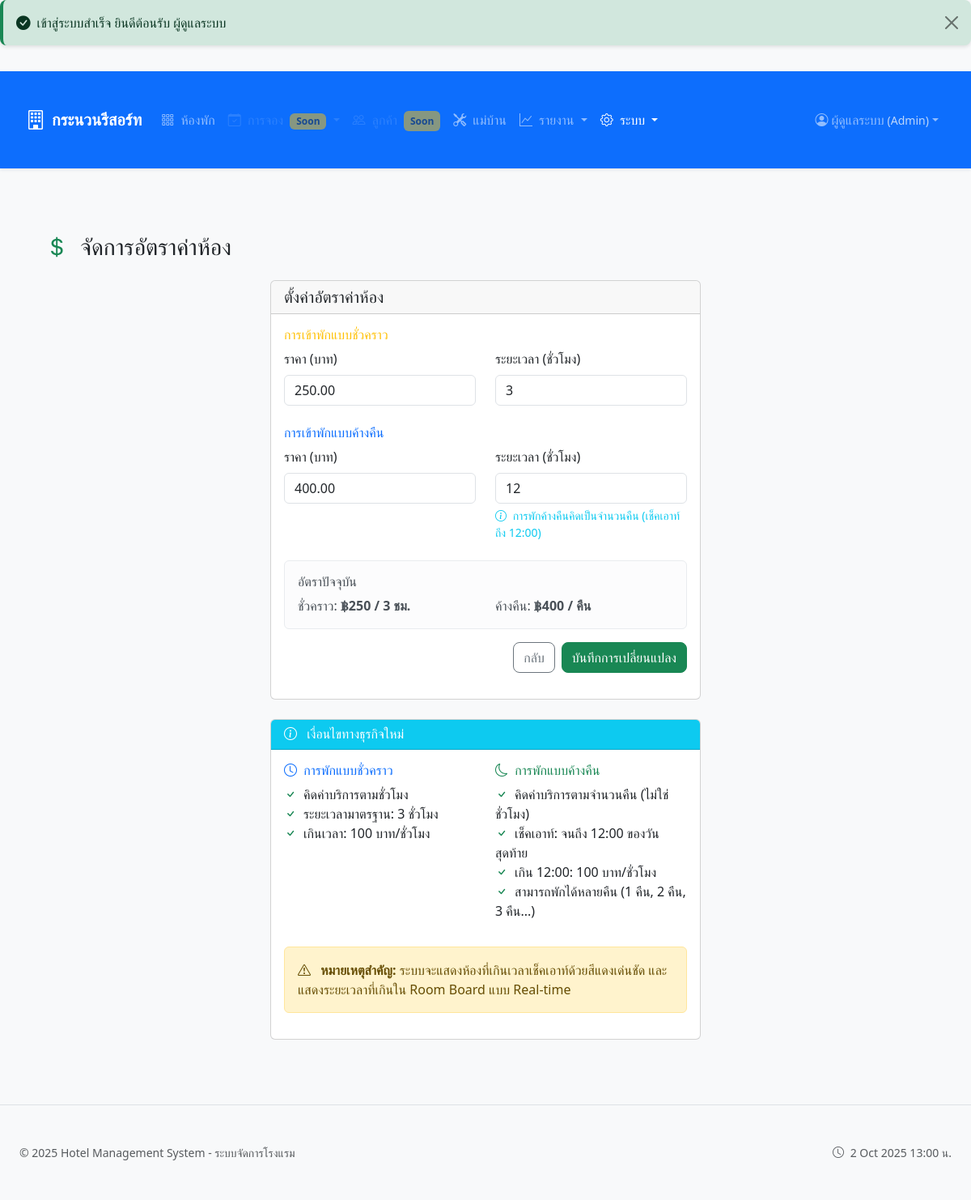
/?r=system.rates (signed in), run on the app's committed database.
### tables this page shows
CREATE TABLE `hotel_settings` (
  `id` int(10) UNSIGNED NOT NULL,
  `setting_key` varchar(255) NOT NULL,
  `setting_value` text DEFAULT NULL,
  `setting_type` enum('text','number','boolean','json') DEFAULT 'text',
  `description` text DEFAULT NULL,
  `created_at` timestamp NOT NULL DEFAULT current_timestamp(),
  `updated_by` int(10) UNSIGNED DEFAULT NULL,
  `updated_at` timestamp NOT NULL DEFAULT current_timestamp() ON UPDATE current_timestamp()
);

CREATE TABLE `room_rates` (
  `id` int(10) UNSIGNED NOT NULL,
  `rate_type` enum('short','overnight') NOT NULL,
  `price` decimal(10,2) NOT NULL,
  `duration_hours` int(11) NOT NULL,
  `is_active` tinyint(1) DEFAULT 1,
  `created_at` timestamp NOT NULL DEFAULT current_timestamp(),
  `updated_at` timestamp NOT NULL DEFAULT current_timestamp() ON UPDATE current_timestamp()
);

### system/rates_simple.php (the view, shortened to what the rows shown need)
<?php
require_once __DIR__ . '/../includes/helpers.php';
require_once __DIR__ . '/../includes/auth.php';
try {
    $pdo = getDatabase();
    $stmt = $pdo->query("SELECT * FROM room_rates WHERE is_active = 1");
    $rates = $stmt->fetchAll(PDO::FETCH_ASSOC);
    $shortRate = ['price' => 200, 'duration_hours' => 3];
    $overnightRate = ['price' => 350, 'duration_hours' => 12];
    foreach ($rates as $rate) {
        if ($rate['rate_type'] === 'short') {
            $shortRate = $rate;
        } elseif ($rate['rate_type'] === 'overnight') {
            $overnightRate = $rate;
        }
    }
} catch (Exception $e) {
    flash_error('เกิดข้อผิดพลาด: ' . $e->getMessage());
    $shortRate = ['price' => 200, 'duration_hours' => 3];
    $overnightRate = ['price' => 350, 'duration_hours' => 12];
}
require_once __DIR__ . '/../templates/layout/header.php';
?>
<div class="container-fluid">
    <div class="row">
        <div class="col-12">
            <h1 class="h3 mb-4">
                <i class="bi bi-currency-dollar text-success me-2"></i>
                จัดการอัตราค่าห้อง
            </h1>
            <div class="row">
                <div class="col-lg-6 mx-auto">
                    <div class="card">
                        <div class="card-body">
                            <form method="POST">
                                <div class="mb-4">
                                    <div class="row">
                                        <div class="col-6">
                                            <label class="form-label">ราคา (บาท)</label>
                                            <input type="number" class="form-control" name="short_price"
                                                   value="<?php echo $shortRate['price']; ?>" min="0" step="0.01" required>
                                        </div>
                                        <div class="col-6">
                                            <label class="form-label">ระยะเวลา (ชั่วโมง)</label>
                                            <input type="number" class="form-control" name="short_hours"
                                                   value="<?php echo $shortRate['duration_hours']; ?>" min="1" max="24" required>
                                        </div>
                                    </div>
                                </div>
                                <div class="mb-4">
                                    <div class="row">
                                        <div class="col-6">
                                            <label class="form-label">ราคา (บาท)</label>
                                            <input type="number" class="form-control" name="overnight_price"
                                                   value="<?php echo $overnightRate['price']; ?>" min="0" step="0.01" required>
                                        </div>
                                        <div class="col-6">
                                            <label class="form-label">ระยะเวลา (ชั่วโมง)</label>
                                            <input type="number" class="form-control" name="overnight_hours"
                                                   value="<?php echo $overnightRate['duration_hours']; ?>" min="1" max="24" required readonly>
                                            <div class="form-text text-info">
                                                <i class="bi bi-info-circle me-1"></i>
                                                การพักค้างคืนคิดเป็นจำนวนคืน (เช็คเอาท์ถึง 12:00)
                                            </div>
                                        </div>
                                    </div>
                                </div>
                                <div class="alert alert-light">
                                    <div class="row">
                                        <div class="col-6">
                                            ชั่วคราว: <strong>฿<?php echo number_format($shortRate['price']); ?> / <?php echo $shortRate['duration_hours']; ?> ชม.</strong>
                                        </div>
                                        <div class="col-6">
                                            ค้างคืน: <strong>฿<?php echo number_format($overnightRate['price']); ?> / คืน</strong>
                                        </div>
                                    </div>
                                </div>
                            </form>
                        </div>
                    </div>
                </div>
            </div>
        </div>
    </div>
</div>
<?php require_once __DIR__ . '/../templates/layout/footer.php'; ?>

### templates/partials/navbar.php (shortened to what the rows shown need)
<?php
$currentUser = currentUser();
$isLoggedIn = isLoggedIn();
$userRole = $currentUser['role'] ?? null;
$currentRoute = $_GET['r'] ?? 'home';
$hotelName = 'Hotel Management';
try {
    if (function_exists('getDatabase')) {
        $pdo = getDatabase();
        $stmt = $pdo->query("SELECT setting_value FROM hotel_settings WHERE setting_key = 'hotel_name' LIMIT 1");
        $result = $stmt->fetch();
        if ($result && !empty($result['setting_value'])) {
            $hotelName = $result['setting_value'];
        }
    }
} catch (Exception $e) {
}
?>
<nav class="navbar navbar-expand-lg navbar-dark bg-primary sticky-top shadow-sm">
    <div class="container-fluid">
        <a class="navbar-brand d-flex align-items-center" href="<?php echo $GLOBALS['baseUrl'] ?? '/hotel-app'; ?>/?r=home">
            <i class="bi bi-building me-2 fs-4"></i>
            <span class="fw-bold d-none d-sm-inline"><?php echo htmlspecialchars($hotelName); ?></span>
        </a>
        <div class="collapse navbar-collapse" id="navbarMain">
            <?php if ($isLoggedIn): ?>
                <ul class="navbar-nav me-auto">
                    <li class="nav-item">
                        <a class="nav-link <?php echo str_starts_with($currentRoute, 'rooms') ? 'active' : ''; ?>"
                           href="<?php echo $GLOBALS['baseUrl']; ?>/?r=rooms.board">
                            <i class="bi bi-grid-3x3-gap me-1"></i>
                            <span>ห้องพัก</span>
                        </a>
                    </li>
                    <li class="nav-item dropdown">
                        <a class="nav-link dropdown-toggle disabled opacity-50"
                           href="#" id="navbarBookings" role="button" data-bs-toggle="dropdown" aria-expanded="false"
                           title="ฟีเจอร์นี้อยู่ระหว่างการพัฒนา">
                            <i class="bi bi-calendar-check me-1"></i>
                            <span>การจอง</span>
                            <small class="badge bg-warning text-dark ms-1">Soon</small>
                        </a>
                    </li>
                    <?php if (has_permission($userRole, ['reception', 'admin'])): ?>
                    <li class="nav-item">
                        <a class="nav-link disabled opacity-50"
                           href="#" title="ฟีเจอร์นี้อยู่ระหว่างการพัฒนา">
                            <i class="bi bi-people me-1"></i>
                            <span class="d-none d-md-inline">ลูกค้า</span>
                            <small class="badge bg-warning text-dark ms-1 d-none d-lg-inline">Soon</small>
                        </a>
                    </li>
                    <?php endif; ?>
                    <?php if (has_permission($userRole, ['housekeeping', 'admin'])): ?>
                    <li class="nav-item">
                        <a class="nav-link <?php echo str_starts_with($currentRoute, 'housekeeping') ? 'active' : ''; ?>"
                           href="<?php echo $GLOBALS['baseUrl']; ?>/?r=housekeeping.jobs">
                            <i class="bi bi-tools me-1"></i>
                            <span class="d-none d-lg-inline">แม่บ้าน</span>
                        </a>
                    </li>
                    <?php endif; ?>
                    <?php if (has_permission($userRole, ['reception', 'admin'])): ?>
                    <li class="nav-item dropdown">
                        <a class="nav-link dropdown-toggle <?php echo str_starts_with($currentRoute, 'reports') ? 'active' : ''; ?>"
                           href="#" id="navbarReports" role="button" data-bs-toggle="dropdown" aria-expanded="false">
                            <i class="bi bi-graph-up me-1"></i>
                            <span class="d-none d-lg-inline">รายงาน</span>
                        </a>
                    </li>
                    <?php endif; ?>
                    <?php if (has_permission($userRole, ['admin'])): ?>
                    <li class="nav-item dropdown">
                        <a class="nav-link dropdown-toggle <?php echo str_starts_with($currentRoute, 'admin') || str_starts_with($currentRoute, 'system') ? 'active' : ''; ?>"
                           href="#" id="navbarAdmin" role="button" data-bs-toggle="dropdown" aria-expanded="false">
                            <i class="bi bi-gear me-1"></i>
                            <span class="d-none d-xl-inline">ระบบ</span>
                        </a>
                    </li>
                    <?php endif; ?>
                </ul>
                <ul class="navbar-nav">
                    <li class="nav-item dropdown">
                        <a class="nav-link dropdown-toggle d-flex align-items-center" href="#" id="navbarUser" role="button" data-bs-toggle="dropdown" aria-expanded="false">
                            <i class="bi bi-person-circle me-1"></i>
                            <span class="d-none d-sm-inline">
                                <?php echo htmlspecialchars($currentUser['full_name'] ?? $currentUser['username']); ?>
                            </span>
                            <small class="text-light opacity-75 ms-1 d-none d-md-inline">
                                (<?php echo ucfirst($userRole); ?>)
                            </small>
                        </a>
                    </li>
                </ul>
            <?php endif; ?>
        </div>
    </div>
</nav>

### data on the page
hotel_settings: setting_value "กระนวนรีสอร์ท"
room_rates: short_price "250.00", short_hours "3", price "250", duration_hours "3"
room_rates: overnight_price "400.00", overnight_hours "12", price "400"

### other printed values
$message "เข้าสู่ระบบสำเร็จ ยินดีต้อนรับ ผู้ดูแลระบบ"
$currentUser['full_name'] "ผู้ดูแลระบบ"
$userRole "Admin"
